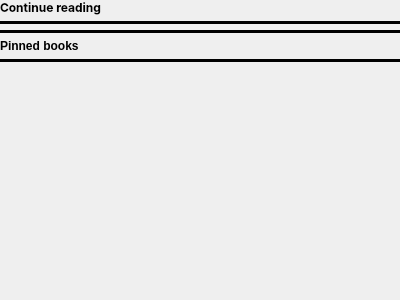
<?xml version="1.0" encoding="UTF-8"?>
<ui version="4.0">
 <class>homePageWidget</class>
 <widget class="QWidget" name="homePageWidget">
  <property name="geometry">
   <rect>
    <x>0</x>
    <y>0</y>
    <width>400</width>
    <height>300</height>
   </rect>
  </property>
  <property name="windowTitle">
   <string>Form</string>
  </property>
  <layout class="QVBoxLayout" name="verticalLayout">
   <property name="leftMargin">
    <number>0</number>
   </property>
   <property name="topMargin">
    <number>0</number>
   </property>
   <property name="rightMargin">
    <number>0</number>
   </property>
   <property name="bottomMargin">
    <number>0</number>
   </property>
   <item>
    <widget class="QScrollArea" name="scrollArea">
     <property name="frameShape">
      <enum>QFrame::NoFrame</enum>
     </property>
     <property name="frameShadow">
      <enum>QFrame::Plain</enum>
     </property>
     <property name="lineWidth">
      <number>0</number>
     </property>
     <property name="widgetResizable">
      <bool>true</bool>
     </property>
     <widget class="QWidget" name="scrollAreaWidgetContents">
      <property name="geometry">
       <rect>
        <x>0</x>
        <y>0</y>
        <width>400</width>
        <height>300</height>
       </rect>
      </property>
      <layout class="QVBoxLayout" name="verticalLayout_2">
       <property name="leftMargin">
        <number>0</number>
       </property>
       <property name="topMargin">
        <number>0</number>
       </property>
       <property name="rightMargin">
        <number>0</number>
       </property>
       <property name="bottomMargin">
        <number>0</number>
       </property>
       <item>
        <widget class="QLabel" name="label">
         <property name="sizePolicy">
          <sizepolicy hsizetype="Minimum" vsizetype="Maximum">
           <horstretch>0</horstretch>
           <verstretch>0</verstretch>
          </sizepolicy>
         </property>
         <property name="font">
          <font>
           <family>Inter</family>
           <weight>75</weight>
           <bold>true</bold>
          </font>
         </property>
         <property name="text">
          <string>Continue reading</string>
         </property>
         <property name="alignment">
          <set>Qt::AlignLeading|Qt::AlignLeft|Qt::AlignVCenter</set>
         </property>
        </widget>
       </item>
       <item>
        <widget class="Line" name="line_2">
         <property name="frameShadow">
          <enum>QFrame::Plain</enum>
         </property>
         <property name="lineWidth">
          <number>4</number>
         </property>
         <property name="orientation">
          <enum>Qt::Horizontal</enum>
         </property>
        </widget>
       </item>
       <item>
        <layout class="QVBoxLayout" name="booksVerticalLayout">
         <property name="sizeConstraint">
          <enum>QLayout::SetNoConstraint</enum>
         </property>
         <property name="topMargin">
          <number>0</number>
         </property>
        </layout>
       </item>
       <item>
        <widget class="Line" name="line">
         <property name="frameShadow">
          <enum>QFrame::Plain</enum>
         </property>
         <property name="lineWidth">
          <number>4</number>
         </property>
         <property name="orientation">
          <enum>Qt::Horizontal</enum>
         </property>
        </widget>
       </item>
       <item>
        <widget class="QLabel" name="label_2">
         <property name="font">
          <font>
           <weight>75</weight>
           <bold>true</bold>
          </font>
         </property>
         <property name="text">
          <string>Pinned books</string>
         </property>
        </widget>
       </item>
       <item>
        <widget class="Line" name="line_3">
         <property name="frameShadow">
          <enum>QFrame::Plain</enum>
         </property>
         <property name="lineWidth">
          <number>4</number>
         </property>
         <property name="orientation">
          <enum>Qt::Horizontal</enum>
         </property>
        </widget>
       </item>
       <item>
        <layout class="QVBoxLayout" name="pinnedBooksVerticalLayout"/>
       </item>
       <item>
        <spacer name="verticalSpacer">
         <property name="orientation">
          <enum>Qt::Vertical</enum>
         </property>
         <property name="sizeHint" stdset="0">
          <size>
           <width>20</width>
           <height>40</height>
          </size>
         </property>
        </spacer>
       </item>
      </layout>
     </widget>
    </widget>
   </item>
  </layout>
 </widget>
 <resources/>
 <connections/>
</ui>
